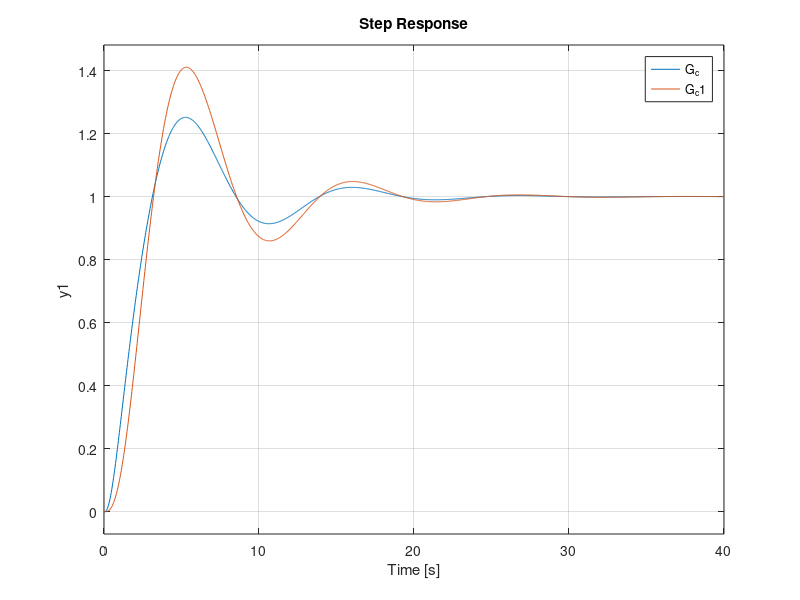

Source code (MATLAB):

G=tf(1,[1,3,3,1]);Ti=1;Td=1;Kp=1;N=10;s=tf('s');
 Gc=Kp*(1+1/Ti/s+Td*s/(1+Td*s/N));
 G_c=feedback(G*Gc,1);Gc1=Kp*(1+1/s/Ti);
 H=((1+Kp/N)*Ti*Td*s^2+Kp*(Ti+Td/N)*s+Kp)/(Kp*(Ti*s+1)*(Td/N*s+1));
 G_c1=feedback(G*Gc1,H);step(G_c,G_c1)


